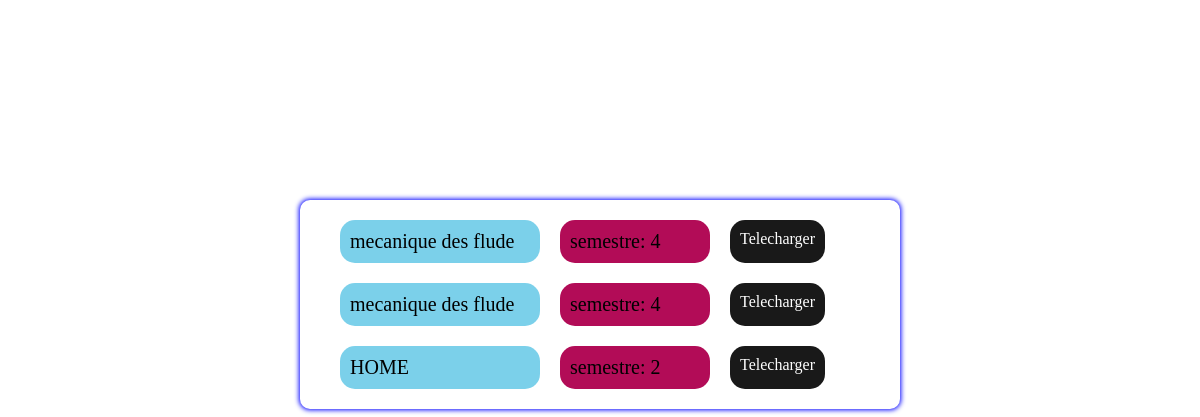
Page /docs on the earlier database version.
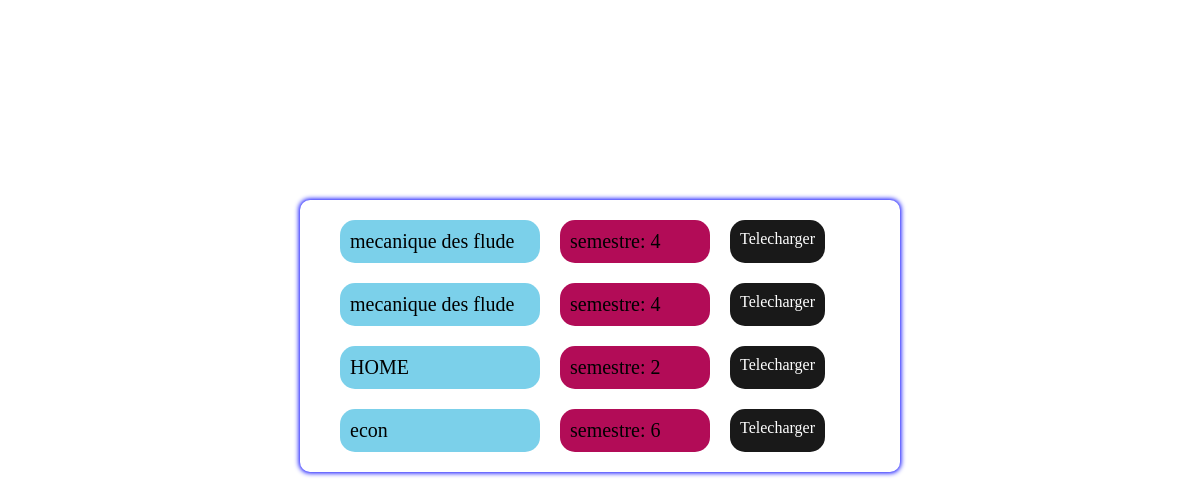
Same page on the later database version.
### core/models.py (models this page shows, shortened)
class Doc(models.Model):
    id = models.CharField (max_length=500, default=uuid.uuid4, primary_key=True)
    title = models.CharField(max_length=500)
    file = models.FileField(upload_to='document', unique=True)
    semestre = models.IntegerField()

### core/views.py (the view)
# urls.py: path('docs', views.docs, name='docs')
def docs(request):
    all_doc = Doc.objects.all()
    return render(request, 'index.html', {"docs":all_doc})

### templates/index.html (shortened to what this page needs)
{% load static %}
<!DOCTYPE html>
<html lang="en">
<head>
    <link rel="stylesheet" href="{% static 'css/styles.css' %}">
</head>
<body>
    <div class="container">
         {% if docs %}
         <div class="upload">
         {% for doc in docs %}
            <div class="doc">
                <p class="p">{{doc.title}}</p> <p class="s">semestre: {{doc.semestre}}</p> <a href="{% url 'upload' doc.id %}">Telecharger</a>
              </div>
            {% endfor %}
         </div>
        {% endif %}
    </div>
</body>
</html>

### static/css/styles.css (style rules this page uses)
* { margin: 0; padding: 0; box-sizing: border-box; overflow: hidden; }
.doc { display: flex; margin: 20px; }
.doc p { margin-left: 20px; display: flex; }
.p { width: 200px; font-size: 20px; background: #0eaad98b; padding: 10px; border-radius: 15px; }
.s { width: 150px; font-size: 20px; background: rgb(178, 12, 87); padding: 10px; border-radius: 15px; }
.upload { margin: 200px auto; box-shadow: 0px 0px 5px 1px blue; border-radius: 10px; width: 600px; }
a { margin-left: 20px; text-decoration: none; padding: 10px; color: white; background:rgba(0, 0, 0, 0.902) ; border-radius: 15px; transition: background 0.5s ease-in-out; }

Differences in the rows shown:
added Doc: title "econ", semestre "6"
